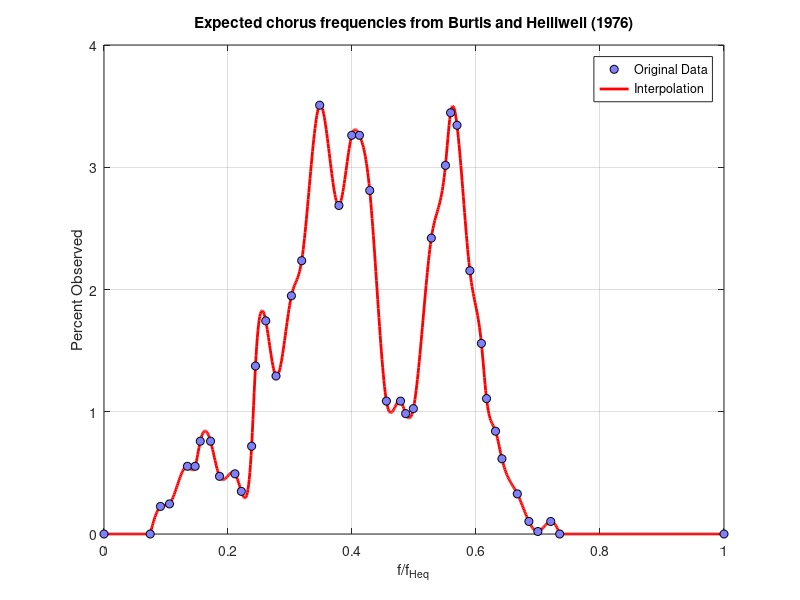

Write the MATLAB code that produced this figure. (Note: this script raises an error after producing the figure.)
% plot_bhchorus

% close all;
clear;

load bhchorus.mat

x = linspace(0, 1, 1e3);
y = interp1(ffH, p, x, 'spline');
y(y < 0) = 0;

figure;
h_interp = plot(x, y, 'r', 'LineWidth', 2);
hold on;
h_data = plot(ffH, p, 'bo', 'MarkerFaceColor', [0.5 0.5 1], 'MarkerEdgeColor', 'k', 'MarkerSize', 6);
grid on;
xlabel('f/f_H_{eq}');
ylabel('Percent Observed');
title('Expected chorus frequencies from Burtis and Helliwell (1976)');
legend([h_data, h_interp], 'Original Data', 'Interpolation');
increase_font(gcf, 16);
